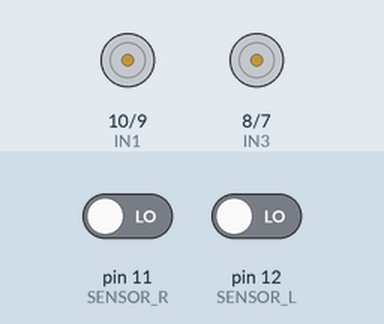
This sketch was run on a simulated Arduino Uno, built with avr-gcc and run on an emulated ATmega328P. Shown: motor-driver pin pairs drawn as motors (green arrow = first pin HIGH = forward, orange = second pin HIGH = backward, longer = more drive, scaled by the enable pin). The test bench sets the inputs (shaded band); at power-on: pin 11 (SENSOR_R) LOW, pin 12 (SENSOR_L) LOW.

Above: at 1.2 s.
1.3 s: pin 11 (SENSOR_R) driven HIGH
At 1.6 s:
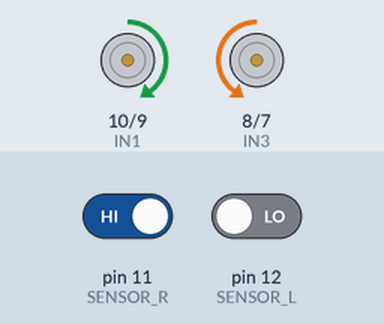
2.8 s: pin 12 (SENSOR_L) driven HIGH
At 3.9 s:
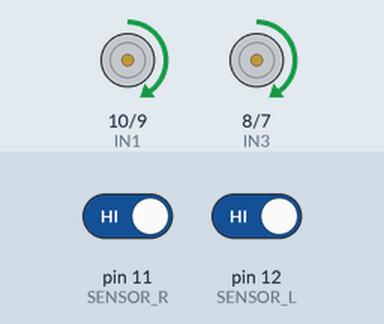
4.3 s: pin 11 (SENSOR_R) driven LOW
At 5.1 s:
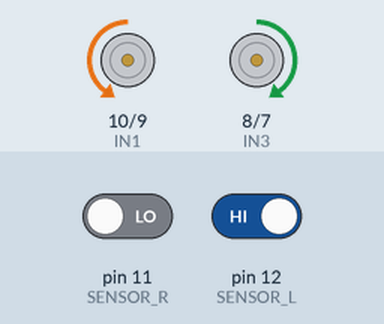
Timing chart, 0 to 7.3 s (numbered marks = the images above; inputs shaded):
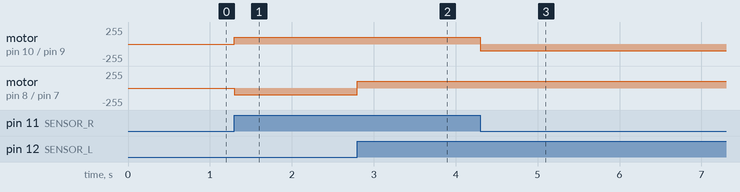

The sketch:

driod_2.0.ino
```cpp
// Sensors : pins
const int SENSOR_L = 12;
const int SENSOR_R = 11;

// Left motor : pins
const int ENA = 5;
const int IN1 = 10; // if rever turn backward switch it
const int IN2 = 9; // with this one.

// Right motor : pins
const int ENB = 6;
const int IN3 = 8; //  if rover turn backward switch it
const int IN4 = 7; // with this one.

//kindly check before pluging or directly flasing the code into the board, manule weather senser are working or not before wireing

// Settings
const int  BLACK   = HIGH;  // use LOW if sensor outputs LOW on black
const int  SPEED   = 100;   // straight speed
const int  TURN    = 100;   // turning speed
// lowest PWM where both motors reliably spin so it doesnt stops when there no engough momentum the as per the costant speed ,also set in way that it does over come the friction,
const int  MIN_PWM = 65;   // reduce if it feels speedy.

// as rover or driod was sometimes move far ahead of the line so now it should be moving along the black line only
// or if in case it doesnt then it will move back to previews steps so it can move back

int last = 0;  // -1 = last turned left, 1 = last turned right
unsigned long lostAt = 0;
const unsigned long SEARCH_MS = 12000;   // 12 second

// as there was issue with the code itself as sometimee the mode
void motor(int s, int a, int b, int en) {

  digitalWrite(a, s > 0);
  digitalWrite(b, s < 0);
  analogWrite(en, s == 0 ? 0 : max(abs(s), MIN_PWM));
}

void drive(int l, int r) {
  motor(l, IN1, IN2, ENA);
  motor(r, IN3, IN4, ENB);
}

void setup() {
  // from the code.
  TCCR0B = TCCR0B & B11111000 | B00000010;  // ~7.8 kHz PWM on D5/D6

  pinMode(SENSOR_L, INPUT);
  pinMode(SENSOR_R, INPUT);
  pinMode(ENA, OUTPUT);
  pinMode(IN1, OUTPUT);
  pinMode(IN2, OUTPUT);
  pinMode(ENB, OUTPUT);
  pinMode(IN3, OUTPUT);
  pinMode(IN4, OUTPUT);

  drive(0, 0);
  unsigned long lostAt = 0;
  const unsigned long SEARCH_MS = 12000;  // about sec

}

void loop() {
  bool l = digitalRead(SENSOR_L) == BLACK; // KINDLY CHECK WETHER THE THIS IS CORRECT OR NOT
  bool r = digitalRead(SENSOR_R) == BLACK;

  if (l && r) {
    drive(SPEED, SPEED);
    lostAt = 0;
  }
  else if (l && !r) {
    drive(-TURN, TURN); // turn left: if speed is less then add or sub vise-versa.
    last = -1;
    lostAt = 0;
  }
  else if (!l && r) {
    drive(TURN, -TURN); // turn right : like wise above so it would be like (TURN+50, -TURN)
    last = 1;
    lostAt = 0;
  }
  else {
  // In case it lost the line it will serach fro the line so it can be back on where it left,
  // in case it didnt find a thing then it will go back to sleep.
    if (lostAt == 0) lostAt = millis();
    if (millis() - lostAt < SEARCH_MS) {
      if (last < 0)      drive(-TURN, TURN);
      else if (last > 0) drive(TURN, -TURN);
      else               drive(0, 0);
    } else {
      drive(0, 0);                        // searched too long: stop
    }
  }
}
```

Measured:
- after the input at 1.3 s, motor on pin 10 (IN1) / pin 9 (IN2): stopped → forward 100/255 at once; motor on pin 8 (IN3) / pin 7 (IN4): stopped → backward 100/255 at once
- after the input at 2.8 s, motor on pin 8 (IN3) / pin 7 (IN4): backward 100/255 → forward 100/255 at once
- after the input at 4.3 s, motor on pin 10 (IN1) / pin 9 (IN2): forward 100/255 → backward 100/255 at once
